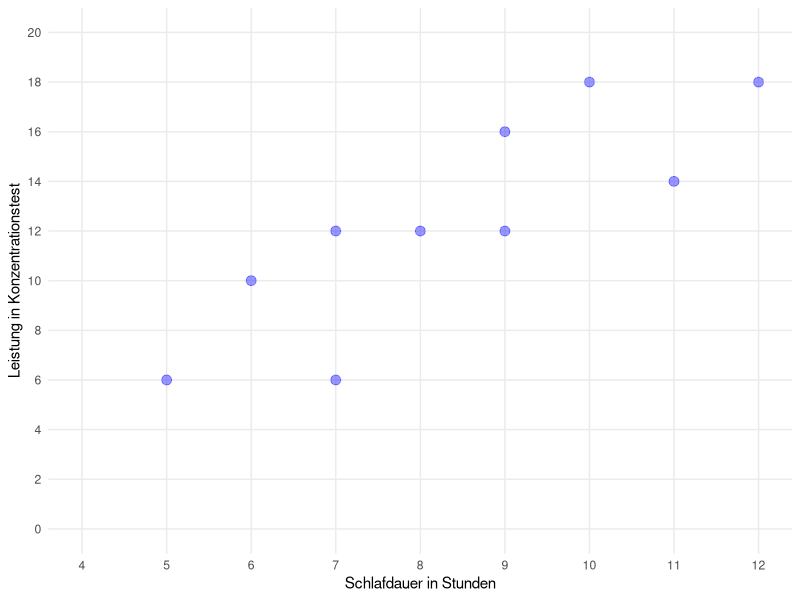

Generate this figure with R:
## ---- chunk 1
#| include: false
# Set working directory of R
knitr::opts_knit$set(root.dir = '../')
## ---- chunk 2
#| echo: false
#| warnings: false
#| message: false
library(tidyverse)

d <- tibble(x = c(7, 8, 5, 6, 9, 10, 9, 7, 11, 12),
            y = c(12, 12, 6, 10, 16, 18, 12, 6, 14, 18))

p1 <- d|>
  ggplot(aes(x, y)) +
  geom_point(size = 3, alpha = 0.4, color = "blue") +
  scale_x_continuous("Schlafdauer in Stunden",
                     breaks=c(0,1,2,3,4,5,6,7,8,9,10,11,12), 
                     minor_breaks = NULL,
                     limits=c(4,12)) +
  scale_y_continuous("Leistung in Konzentrationstest",
                     breaks=c(0,2,4,6,8,10,12,14,16,18,20),
                     minor_breaks = NULL,
                     limits=c(0,20)) +
  theme_minimal()
p1
